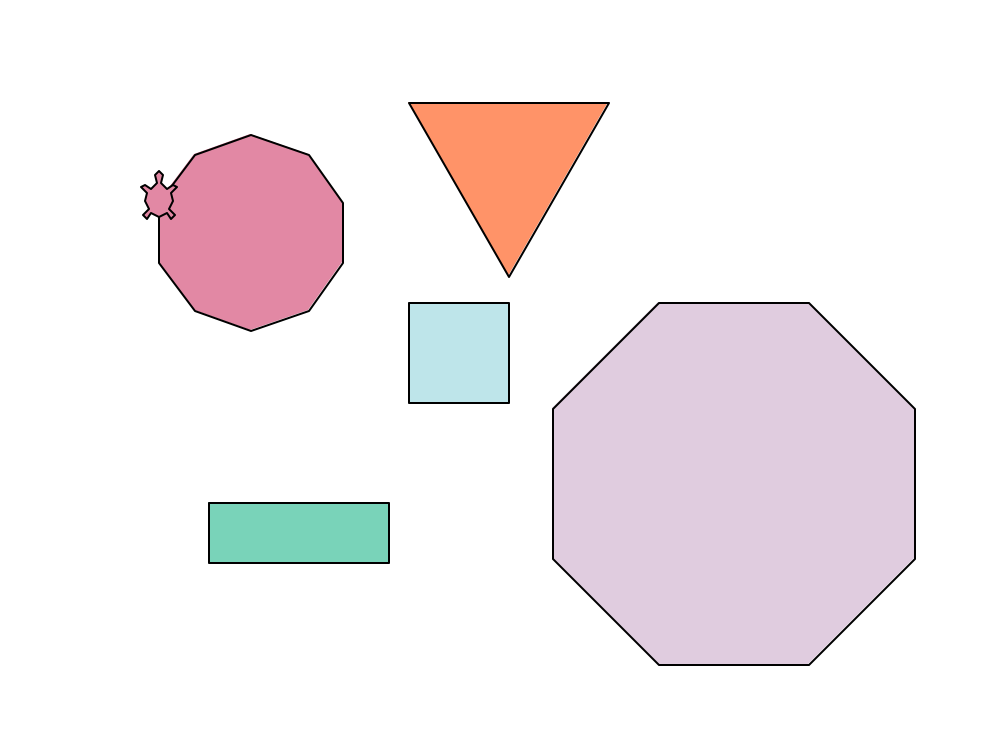

The script that drew this image:
from turtle import *
import math

# Name your Turtle.
john = Turtle(shape="turtle")

#Set Up your screen and starting position.
#octagon
john.penup()
x_pos = 200
y_pos = 0
john.setposition(x_pos, y_pos)
john.pendown()
john.begin_fill()
john.color("black", "thistle")
john.right(45)
john.forward(75)
john.right(45)
john.forward(75)
john.right(45)
john.forward(75)
john.right(45)
john.forward(75)
john.right(45)
john.forward(75)
john.right(45)
john.forward(75)
john.right(45)
john.forward(75)
john.right(45)
john.forward(75)

john.end_fill()

#triangle
john.penup()
x_pos = 100
y_pos = 100
john.setposition(x_pos, y_pos)
john.pendown()
john.begin_fill()
john.color("black", "coral")
john.right(120)
john.forward(100)
john.right(120)
john.forward(100)
john.right(120)
john.forward(100)

john.end_fill()

#square
john.penup()
setup(500,300)
x_pos = 0
y_pos = 0
john.setposition(x_pos, y_pos)
john.pendown()
john.begin_fill()
john.color("black", "powderblue")
john.forward(50)
john.right(90)
john.forward(50)
john.right(90)
john.forward(50)
john.right(90)
john.forward(50)
john.right(90)

john.end_fill()

#rectangle

john.penup()
setup(500,300)
x_pos = -100
y_pos = -100
john.setposition(x_pos, y_pos)
john.pendown()
john.begin_fill()
john.color("black", "mediumaquamarine")
john.forward(90)
john.right(90)
john.forward(30)
john.right(90)
john.forward(90)
john.right(90)
john.forward(30)

john.end_fill()

#10-sided
john.penup()
setup(500,300)
x_pos = -125
y_pos = 50
john.setposition(x_pos, y_pos)
john.pendown()
john.begin_fill()
john.color("black", "palevioletred")
john.right(36)
john.forward(30)
john.right(36)
john.forward(30)
john.right(36)
john.forward(30)
john.right(36)
john.forward(30)
john.right(36)
john.forward(30)
john.right(36)
john.forward(30)
john.right(36)
john.forward(30)
john.right(36)
john.forward(30)
john.right(36)
john.forward(30)
john.right(36)
john.forward(30)
john.end_fill()
### Write your code below:






# Close window on click.
exitonclick()
